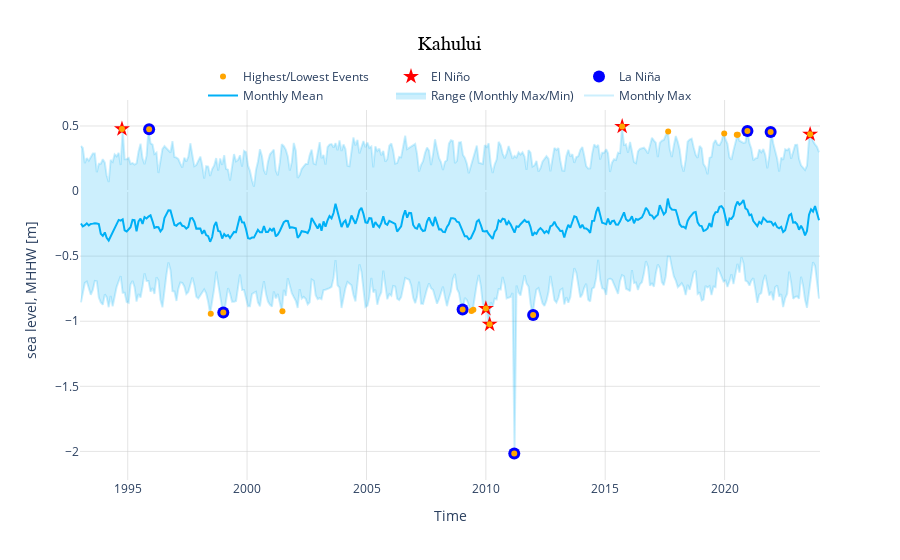

Source (notebook cell):
### Code cell
fig = go.Figure()
rid = 4

x  = rsl_monthly_mean.time - np.timedelta64(15,'D') # add 15 days to make the line in the middle of the month

 #make a fill from max to min for each month
fig.add_trace(go.Scatter(x =x, y = rsl_monthly_max['sea_level'].isel(record_id=rid), mode='lines', line_color='rgba(0,176,246,0.2)', name='Monthly Max'))
fig.add_trace(go.Scatter(x =x, y = rsl_monthly_min['sea_level'].isel(record_id=rid), mode='lines', line_color='rgba(0,176,246,0.2)', fill='tonexty', fillcolor='rgba(0,176,246,0.2)', name='Range (Monthly Max/Min)'))

fig.add_trace(go.Scatter(x =x, y = rsl_monthly_mean['sea_level'].isel(record_id=rid), mode='lines', line_color='rgba(0,176,246,1)', name='Monthly Mean'))

# add the top 10 values if La Nina is true
fig.add_trace(go.Scatter(x=top_10_table[top_10_table['La Nina']].date,
                            y=top_10_table[top_10_table['La Nina']]['sea level (m)'],
                            mode='markers', marker=dict(color='blue', size=12,symbol='circle'), name='La Niña',
                            hoverinfo ='none'))

fig.add_trace(go.Scatter(x=top_10_table[top_10_table['El Nino']].date,
                            y=top_10_table[top_10_table['El Nino']]['sea level (m)'],
                            mode='markers', marker=dict(color='red', size=12,symbol='star'), name='El Niño',
                            hoverinfo = 'none'))

fig.add_trace(go.Scatter(x=top_10_table.date,
                            y=top_10_table['sea level (m)'],
                            mode='markers', marker=dict(color='orange', size=6,symbol='circle'), name='Highest/Lowest Events',
                            hovertemplate='%{x}, %{y:.2f} m<extra></extra>'))


fig.update_layout(title=str(rsl_subset['station_name'].isel(record_id=rid).values), xaxis_title='Time', yaxis_title=rsl_subset['sea_level'].attrs['long_name']+ ' ['+rsl_subset['sea_level'].attrs['units']+']', showlegend=True)

# cut time range to show only between 1993 and 2023
fig.update_xaxes(range=['1993-01-01','2023-12-31'])

# make the background color white, with a border, and grey gridlines every 5 years
fig.update_layout(plot_bgcolor='white', xaxis=dict(showgrid=True, gridwidth=0.5, gridcolor='rgb(200,200,200)'),
                  yaxis=dict(showgrid=True, gridwidth=0.5, gridcolor='rgb(200,200,200)'))

# Update layout to make the plot responsive
fig.update_layout(
    autosize=True,  # Enable autosize to adjust both width and height
)

#put the legend under the plot
fig.update_layout(legend=dict(orientation='h', y=1.1, x=0.5, xanchor='center', yanchor='top'))

#make the title centered over plot and bigger and bold
fig.update_layout(title_x=0.5, title_font_size=24, title_font_family='Arial', title_font_color='black', title_font=dict(size=20, color='black'))

#save the figure
fig.write_image(output_dir / 'SL_rankings.png')

glue("SL_rankings",fig,display=False)

### Figure 1 — Plotly figure (JSON) as saved in the notebook; plotly's stock layout.template omitted (floating-point values rounded to 4 significant figures; data arrays with more than 128 entries replaced by an {"elided": "..."} marker saying what was removed)
{"data": [{"line": {"color": "rgba(0,176,246,0.2)"}, "mode": "lines", "name": "Monthly Max", "type": "scatter", "x": {"elided": "372 str values"}, "y": {"elided": "372 float values"}}, {"fill": "tonexty", "fillcolor": "rgba(0,176,246,0.2)", "line": {"color": "rgba(0,176,246,0.2)"}, "mode": "lines", "name": "Range (Monthly Max/Min)", "type": "scatter", "x": {"elided": "372 str values"}, "y": {"elided": "372 float values"}}, {"line": {"color": "rgba(0,176,246,1)"}, "mode": "lines", "name": "Monthly Mean", "type": "scatter", "x": {"elided": "372 str values"}, "y": {"elided": "372 float values"}}, {"hoverinfo": "none", "marker": {"color": "blue", "size": 12, "symbol": "circle"}, "mode": "markers", "name": "La Niña", "type": "scatter", "x": ["1995-11-24T14:00:00", "2020-12-15T14:00:00", "2021-12-05T14:00:00", "2011-03-11T15:00:00", "2011-12-25T06:00:00", "1999-01-02T06:00:00", "2009-01-10T05:00:00"], "y": [0.474, 0.461, 0.453, -2.016, -0.952, -0.933, -0.91]}, {"hoverinfo": "none", "marker": {"color": "red", "size": 12, "symbol": "star"}, "mode": "markers", "name": "El Niño", "type": "scatter", "x": ["2015-09-17T15:00:00", "1994-10-04T23:00:00", "2023-08-02T01:00:00", "2010-02-28T03:00:00", "2010-01-01T07:00:00"], "y": [0.496, 0.477, 0.436, -1.024, -0.903]}, {"hovertemplate": "%{x}, %{y:.2f} m<extra></extra>", "marker": {"color": "orange", "size": 6, "symbol": "circle"}, "mode": "markers", "name": "Highest/Lowest Events", "type": "scatter", "x": ["2015-09-17T15:00:00", "1994-10-04T23:00:00", "1995-11-24T14:00:00", "2020-12-15T14:00:00", "2017-08-21T00:00:00", "2021-12-05T14:00:00", "2019-12-26T13:00:00", "2023-08-02T01:00:00", "2020-07-21T01:00:00", "2020-07-06T02:00:00", "2011-03-11T15:00:00", "2010-02-28T03:00:00", "2011-12-25T06:00:00", "1998-06-24T18:00:00", "1999-01-02T06:00:00", "2001-06-24T21:00:00", "2009-05-25T19:00:00", "2009-06-23T18:00:00", "2009-01-10T05:00:00", "2010-01-01T07:00:00"], "y": [0.496, 0.477, 0.474, 0.461, 0.458, 0.453, 0.443, 0.436, 0.433, 0.432, -2.016, -1.024, -0.952, -0.943, -0.933, -0.923, -0.921, -0.911, -0.91, -0.903]}], "layout": {"autosize": true, "legend": {"orientation": "h", "x": 0.5, "xanchor": "center", "y": 1.1, "yanchor": "top"}, "plot_bgcolor": "white", "showlegend": true, "title": {"font": {"color": "black", "family": "Arial", "size": 20}, "text": "Kahului", "x": 0.5}, "xaxis": {"gridcolor": "rgb(200,200,200)", "gridwidth": 0.5, "range": ["1993-01-01", "2023-12-31"], "showgrid": true, "title": {"text": "Time"}}, "yaxis": {"gridcolor": "rgb(200,200,200)", "gridwidth": 0.5, "showgrid": true, "title": {"text": "sea level, MHHW [m]"}}}}
